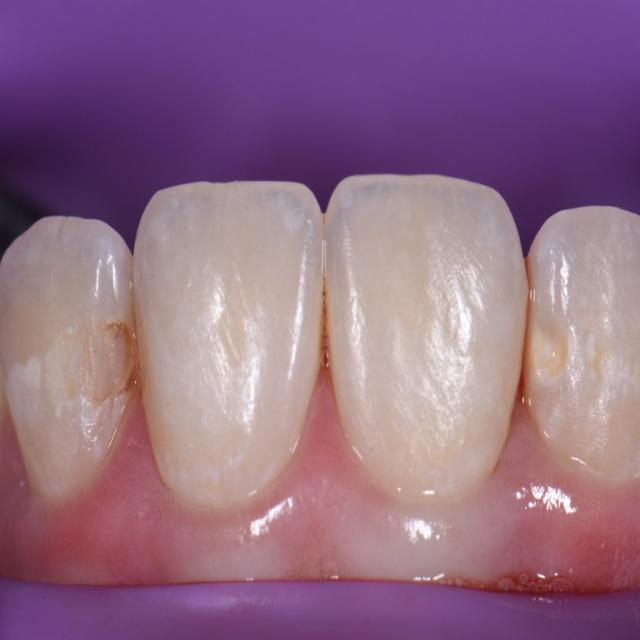
#> input picture Worke on small data/valid/cavity-in-between-teeth_100_jpeg.rf.884bcef2ff05cb6cb5bdcae5aa863492.jpg, 640 x 640 px; its folder holds 4 pictures in this run
$ jupyter execute project_uzr.ipynb
#> lines starting #> are read from the running program, lines starting #| are printed output that depends on the picture
[cell 1]
import os
from PIL import Image
from matplotlib import pyplot as plt
import pandas as pd
import numpy as np
import cv2

[cell 2]
root = "valid"

fname = os.listdir(root)

[cell 3]
disease_name = []
image_data = []
fig , axs = plt.subplots(nrows=2,ncols=2,figsize=(10,10))
axs = axs.flatten()
# for i in range(4):
#         filepath = os.path.join(root,fname[i])
#         img = Image.open(filepath)
#         image_array = np.array(img)
#         image_data.append(img)
#         axs [i].imshow(img)
#         axs[i].axis("off")
#         axs[i].set_title(fname[i])
#         disease_name.append(fname[i])
# #     img = cv2.imread(os.path.join(root,fname[i]), cv2.COLOR_BGR2RGB)
# #     img = cv2.imshow(img)
# #     print(img)
# #     flattened_array = image_array.flatten()
# #     data["image_data"].append(flattened_array)
# #     disease_name.append(fname[i])
# # np.savetxt("frature.csv",img,delimiter = ",")

for i in range(4):
    filepath = os.path.join(root, fname[i])
    img = Image.open(filepath)
#> img is the input picture: PIL image 640x640 RGB; mean R, G, B 145.3, 108, 132.9
    image_array = np.array(img)
    image_data.append(filepath)  # Store the file path instead of the PIL.Image object
    axs[i].imshow(img)
    axs[i].axis("off")
    axs[i].set_title(fname[i])
    disease_name.append(fname[i])
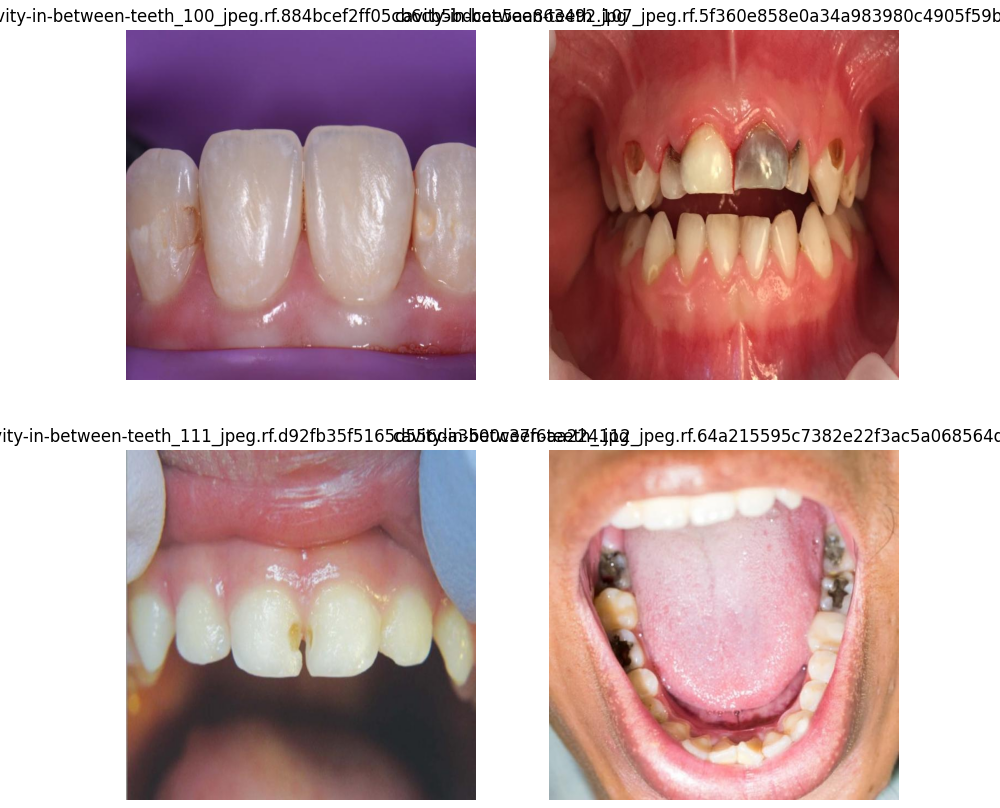
#> figure drawn by matplotlib, 4 panels

[cell 4]
data = {
    "disease" : disease_name,
    "image_data" : image_data
}

[cell 5]
df = pd.DataFrame(data)

df.info()
df.head()

[cell 6]
df.to_csv("image_data.csv",index=False)

[cell 7]
df = pd.read_csv("image_data.csv")
#> (reads Worke on small data/image_data.csv from the repository)
print(df.head())
df.info()

[cell 8]
fig, axs = plt.subplots(nrows=2, ncols=2, figsize=(5,5))
axs = axs.flatten()
for i in range(4):
    image = cv2.imread(df.image_data[i])  # Assuming df.image_data[i] is a file path
    if image is not None:  # Check if the image has been successfully loaded
        image_rgb = cv2.cvtColor(image, cv2.COLOR_BGR2RGB)  # Convert BGR to RGB
        axs[i].imshow(image_rgb)
        axs[i].axis("off")
    else:
        print(f"Failed to load image from {df.image_data[i]}")
        # Optionally, handle the case when the image cannot be loaded (e.g., display a placeholder image or text)
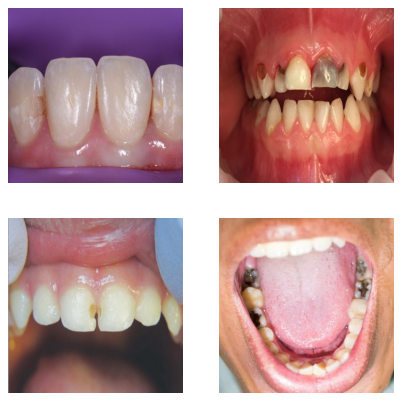
#> figure drawn by matplotlib, 4 panels
